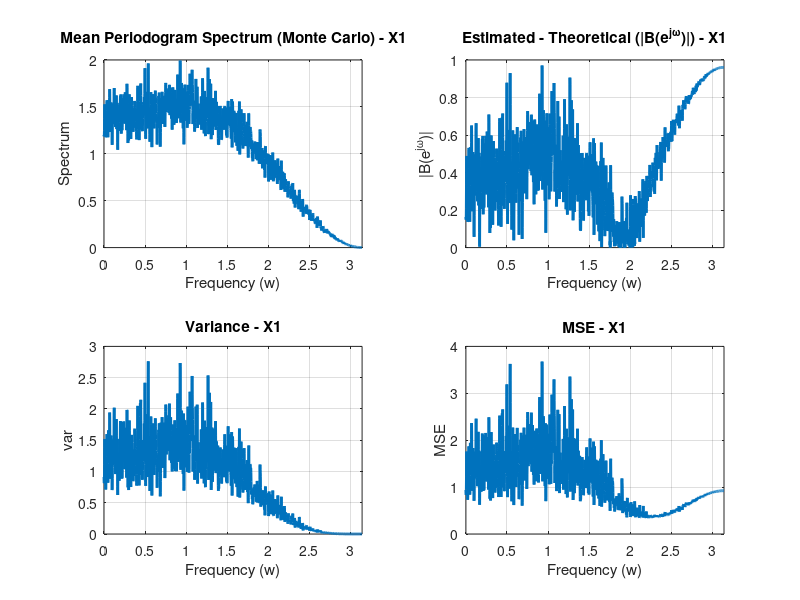

Reproduce this figure in MATLAB.
% question3_4_x1.m
% Mean periodogram and bias/variance/MSE calculations for X1
close all; clear; clc;

Mc = 100;
N = 1024;
N2 = 4096;
M = 4096;
sigma1 = sqrt(1/26);
Pxx_mean = zeros(1, N2);

for m = 1:Mc
    w1 = sigma1 * randn(1, N);
    coefficients = [1 -3 -4];
    x1 = filter(coefficients, 1, w1);
    x1 = [x1, zeros(1, N2 - N)];
    X1 = fft(x1);
    Pxx = (1/N) * abs(X1).^2;
    Pxx_mean = Pxx_mean + Pxx;
end
Pxx_mean = Pxx_mean / Mc;

freq = linspace(0, 2*pi, N2);

% Plot the mean periodogram
figure;
subplot(2,2,1);
plot(freq(1:N2/2), (Pxx_mean(1:N2/2)), 'LineWidth', 2);
title('Mean Periodogram Spectrum (Monte Carlo) - X1');
xlabel('Frequency (w)');
ylabel('Spectrum');
grid on;
xlim([0, pi]);

% Theoretical S
S = (26 - 8*cos(freq) + 9*cos(freq)) / 26; % kept original expression from code
B = Pxx_mean - S;

subplot(2,2,2);
plot(freq(1:N2/2), abs(B(1:N2/2)), 'LineWidth', 2);
title('Estimated - Theoretical (|B(e^{j\omega})|) - X1');
xlabel('Frequency (w)');
ylabel('|B(e^{j\omega})|');
grid on;
xlim([0, pi]);

% Variance
var = zeros(1, N2);
for m = 1:Mc
    w1 = sigma1 * randn(1, N);
    coefficients = [1 -3 -4];
    x1 = filter(coefficients, 1, w1);
    x1 = [x1, zeros(1, N2 - N)];
    X1 = fft(x1);
    Pxx = (1/N2) * abs(X1).^2;
    var = var + (abs(Pxx - Pxx_mean)).^2;
end
var = var / Mc;

subplot(2,2,3);
plot(freq(1:N2/2), var(1:N2/2), 'LineWidth', 2);
title('Variance - X1');
xlabel('Frequency (w)');
ylabel('var');
grid on;
xlim([0, pi]);

% MSE
MSE = var + B.^2;
subplot(2,2,4);
plot(freq(1:N2/2), MSE(1:N2/2), 'LineWidth', 2);
title('MSE - X1');
xlabel('Frequency (w)');
ylabel('MSE');
grid on;
xlim([0, pi]);

% Summary statistics (averages)
B_sum = sum(B(1:M)) / M;
var_sum = sum(var(1:M)) / M;
MSE_sum = sum(MSE(1:M)) / M;

disp(['B_sum = ' num2str(B_sum)]);
disp(['var_sum = ' num2str(var_sum)]);
disp(['MSE_sum = ' num2str(MSE_sum)]);
